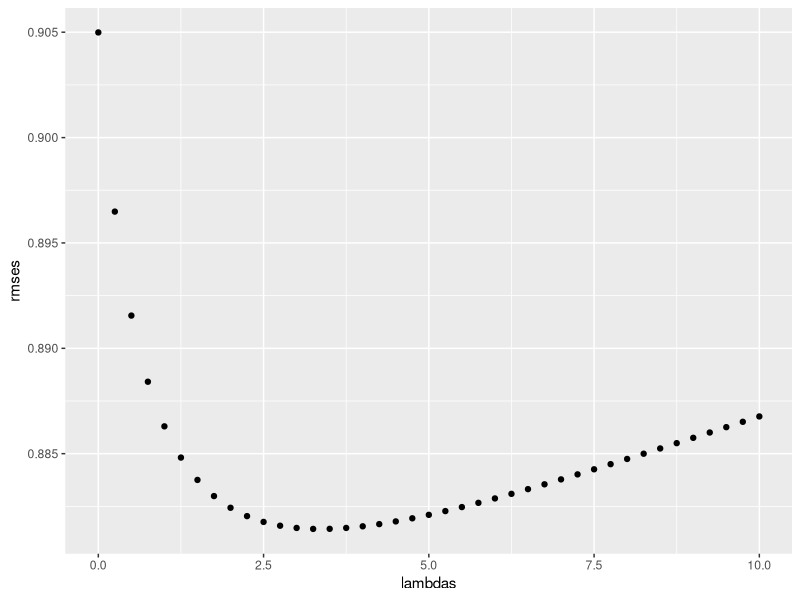

Here is the R script that generated this plot:
library(tidyverse)
library(dslabs)
data("movielens")

movielens %>% 
  summarise(n_users = n_distinct(userId), 
            n_movies = n_distinct(movieId))
#Output shows they are 671 unique users and 9066 unique movies rated.

library(caret)
set.seed(755)
test_index <- createDataPartition(y = movielens$rating, times = 1, p = 0.2, list = FALSE)
train_set <- movielens[-test_index,]
test_set <- movielens[test_index,]

#We use the semi_join function so that we ensure user and movies not in the training set are not in the test set
test_set <- test_set %>%
  semi_join(train_set, by = "movieId") %>%
  semi_join(train_set, by = "userId")


RMSE <- function(true_ratings, predicted_ratings){
  sqrt(mean((true_ratings - predicted_ratings)^2))
}

#Using a linear model - model_1
mu <- mean(train_set$rating)
movie_avgs <- train_set %>% 
  group_by(movieId) %>% 
  summarize(b_i = mean(rating - mu))

user_avgs <- train_set %>% 
  left_join(movie_avgs, by = 'movieId') %>% 
  group_by(userId) %>% 
  summarise(b_u = mean(rating - mu - b_i))

predicted_ratings <- test_set %>% 
  left_join(movie_avgs, by = 'movieId') %>% 
  left_join(user_avgs, by = 'userId') %>% 
  mutate(pred = mu + b_i + b_u) %>% 
  pull(pred)

model_1_rmse <- RMSE(test_set$rating, predicted_ratings)
rmse_results <- data_frame(method = "Linear Model: Movie + User Effects", RMSE = model_1_rmse )
rmse_results


#Regularization
#We use cross-validation to choose the tuning parameter
lambdas <- seq(0, 10, 0.25)
rmses <- sapply(lambdas, function(l){
  mu <- mean(train_set$rating)
  b_i <- train_set %>%
    group_by(movieId) %>%
    summarize(b_i = sum(rating - mu)/(n()+l))
  b_u <- train_set %>%
    left_join(b_i, by="movieId") %>%
    group_by(userId) %>%
    summarize(b_u = sum(rating - b_i - mu)/(n()+l))
  predicted_ratings <-
    test_set %>%
    left_join(b_i, by = "movieId") %>%
    left_join(b_u, by = "userId") %>%
    mutate(pred = mu + b_i + b_u) %>%
    pull(pred)
  return(RMSE(predicted_ratings, test_set$rating))
})
qplot(lambdas, rmses)
lambdas[which.min(rmses)]

rmse_results <- bind_rows(rmse_results, 
                          data_frame(method = "Regularized Movie + User Effect Model", 
                                     RMSE = min(rmses)))
rmse_results %>% knitr::kable()

##############################################################################

#now train a decision tree, while transforming the ratings into categorical data 
#so that the decision tree gives us categorical data as well.


# train_rpart <- train(as.character(rating) ~ ., 
#                      method = "rpart", data = train_set)
